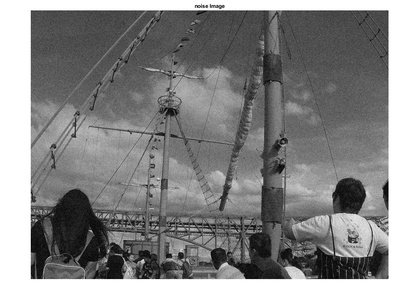
%> input picture filter_noisy_smoothing.jpg, 420 x 302 px, shrunk from 1174 x 843 before the run, given in place of Test.PNG, which was not available
$ octave filter.m   (GNU Octave 9; MATLAB toolbox functions it lacks are replaced by stand-ins)
%> lines starting %> are read from the running program, lines starting %| are printed output that depends on the picture; pictures that were not available may be replaced by others from this repository, and a replacement may not be noted
I=imread('Test.PNG');
%> I is the input picture: size 302x420x3 uint8; min 0, max 255, mean 138.4
Im=rgb2gray(I);
boat=imread('boat.JPG');
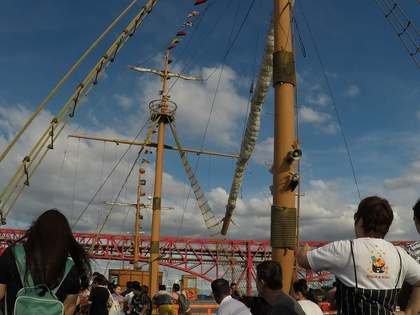
%> input picture boat.JPG, 420 x 315 px, shrunk from 4000 x 3000 before the run
%> boat is the input picture: size 315x420x3 uint8; mean R, G, B 85.4, 92.7, 98.1
gray=rgb2gray(boat);
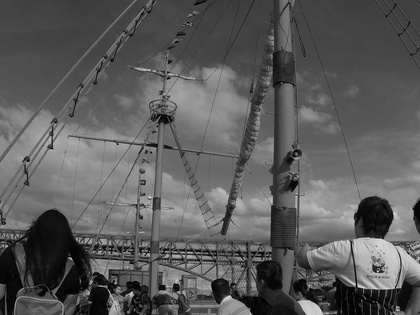
%> gray: size 315x420 uint8; min 0, max 230, mean 91.1

%%SMOOTHING FILTER
noisy_smoothing = imnoise(gray,'Gaussian',0.04,0.003);
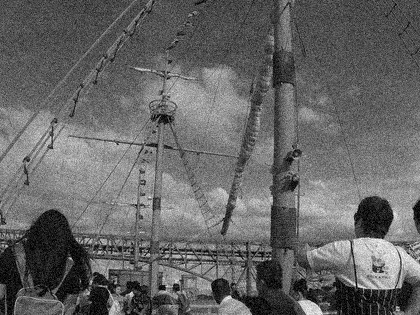
%> noisy_smoothing: size 315x420 uint8; min 0, max 255, mean 101.3
sigma = 1;
kernel = zeros(5,5);
w = 0;

for i=1:5
   for j=1:5
      sq_dist = (i-3)^2 + (j-3)^2;
      kernel(i,j) = exp(-1*(sq_dist)/(2*sigma*sigma));
      w = w + kernel(i,j);
   end
end
kernel = kernel/w;

[m_smoothing,n_smoothing] = size(boat);
%> m_smoothing = 315; n_smoothing = 1260
smoothing = zeros(m_smoothing,n_smoothing);
mm= padarray(boat,[2 2]);
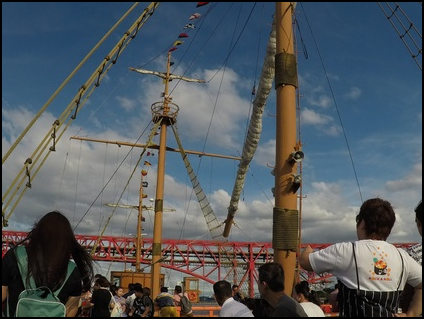
%> mm: size 319x424x3 uint8; mean R, G, B 83.6, 90.7, 95.9

for i=1:m_smoothing
   for j=1:n_smoothing
       hi = mm(i:i+4 , j:j+4);
       hi = double(hi);
       conv = hi.*kernel;
       smoothing(i,j)=sum(conv(:));
   end
end
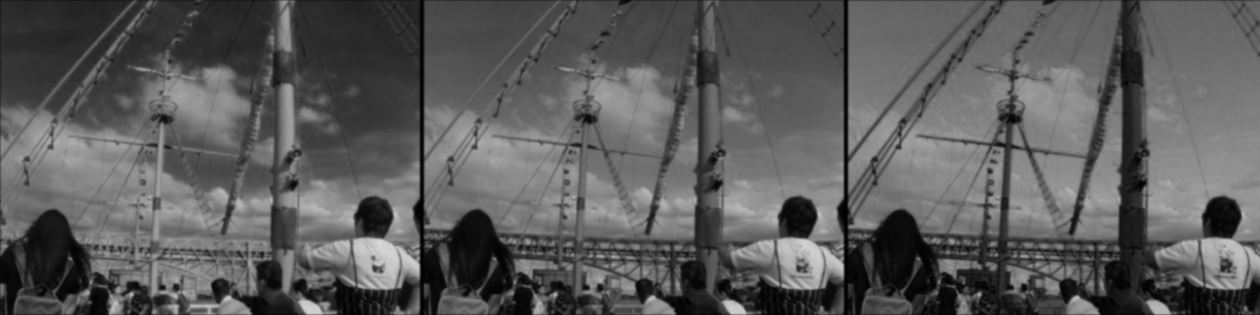
%> smoothing: size 315x1260 double; min 0.22, max 218.5, mean 91.2

% [8 lines of commented-out code are left out]
  %%`MEDIAN FILTER
noisy_salt = imnoise(Im,'salt & pepper',0.1);
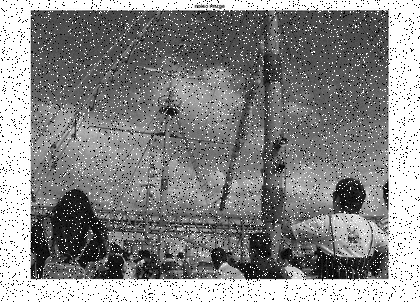
%> noisy_salt: size 302x420 uint8; min 0, max 255, mean 137.2
[m_median,n_median]=size(noisy_salt);
%> m_median = 302; n_median = 420

output = zeros(m_median,n_median);
output = uint8(output);

for i = 1:m_median
   for j = 1:n_median
       xmin = max(1,i-1);
       xmax = min(m_median,i+1);
       ymin = max(1,j-1);
       ymax = min(n_median,j+1);

       test = noisy_salt(xmin:xmax,ymin:ymax);
       output(i,j) = median(test(:));
   end
end
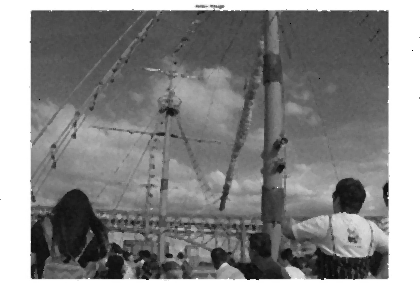
%> output: size 302x420 uint8; min 0, max 255, mean 138.6


imshow(I),title('Original Image');
figure
imshow(noisy_salt),title('Noisy Image');
figure
imshow(output),title('Median Image');
figure
